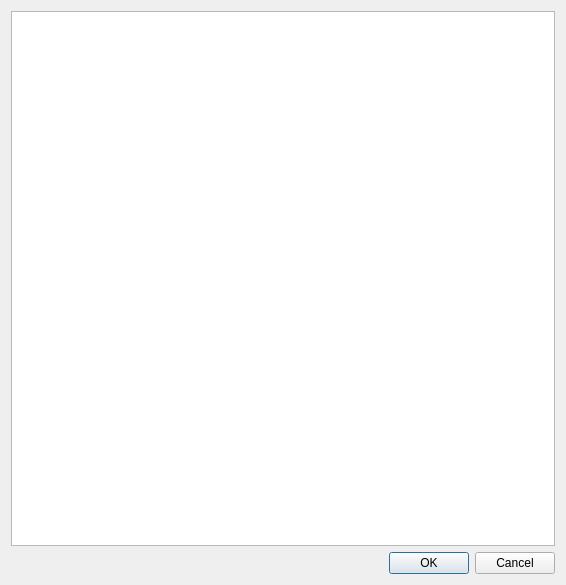
<?xml version="1.0" encoding="UTF-8"?>
<ui version="4.0">
 <class>DlgCSS</class>
 <widget class="QDialog" name="DlgCSS">
  <property name="geometry">
   <rect>
    <x>0</x>
    <y>0</y>
    <width>566</width>
    <height>585</height>
   </rect>
  </property>
  <property name="windowTitle">
   <string>Dialog</string>
  </property>
  <layout class="QGridLayout" name="gridLayout">
   <item row="0" column="0">
    <widget class="QTextEdit" name="textEdit"/>
   </item>
   <item row="1" column="0">
    <widget class="QDialogButtonBox" name="buttonBox">
     <property name="orientation">
      <enum>Qt::Horizontal</enum>
     </property>
     <property name="standardButtons">
      <set>QDialogButtonBox::Cancel|QDialogButtonBox::Ok</set>
     </property>
    </widget>
   </item>
  </layout>
 </widget>
 <resources/>
 <connections>
  <connection>
   <sender>buttonBox</sender>
   <signal>accepted()</signal>
   <receiver>DlgCSS</receiver>
   <slot>accept()</slot>
   <hints>
    <hint type="sourcelabel">
     <x>248</x>
     <y>254</y>
    </hint>
    <hint type="destinationlabel">
     <x>157</x>
     <y>274</y>
    </hint>
   </hints>
  </connection>
  <connection>
   <sender>buttonBox</sender>
   <signal>rejected()</signal>
   <receiver>DlgCSS</receiver>
   <slot>reject()</slot>
   <hints>
    <hint type="sourcelabel">
     <x>316</x>
     <y>260</y>
    </hint>
    <hint type="destinationlabel">
     <x>286</x>
     <y>274</y>
    </hint>
   </hints>
  </connection>
 </connections>
</ui>
